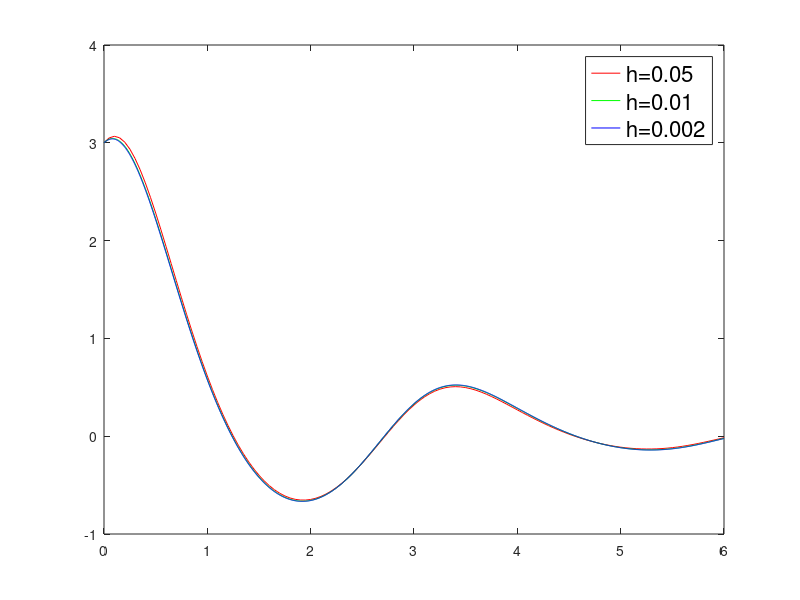

Here is the MATLAB script that generated this plot:
clear
#Initial conditions
y0=3;
yprim0=1;

#Step calculations
h1=0.05;
h2=0.01;
h3=0.002;
x1=0:h1:6;
x2=0:h2:6;
x3=0:h3:6;
y1(1)=y2(1)=y3(1)=y0;
y1(2)=yprim0*h1+y0;
y2(2)=yprim0*h2+y0;
y3(2)=yprim0*h3+y0;


#Filling arrays
for k=2:length(x1)-1
  y1(k+1)=(2-(1+sin(2*x1(k)))*h1-4*h1^2)*y1(k)+((1+sin(2*x1(k)))*h1-1)*y1(k-1);
endfor

for k=2:length(x2)-1
  y2(k+1)=(2-(1+sin(2*x2(k)))*h2-4*h2^2)*y2(k)+((1+sin(2*x2(k)))*h2-1)*y2(k-1);
endfor

for k=2:length(x3)-1
  y3(k+1)=(2-(1+sin(2*x3(k)))*h3-4*h3^2)*y3(k)+((1+sin(2*x3(k)))*h3-1)*y3(k-1);
endfor


#Plotting
plot(x1,y1,'r','DisplayName','h=0.05')
hold on
plot(x2,y2,'g','DisplayName','h=0.01')
plot(x3,y3,'b','DisplayName','h=0.002')
lgd=legend;
set(lgd,'FontSize',16);


